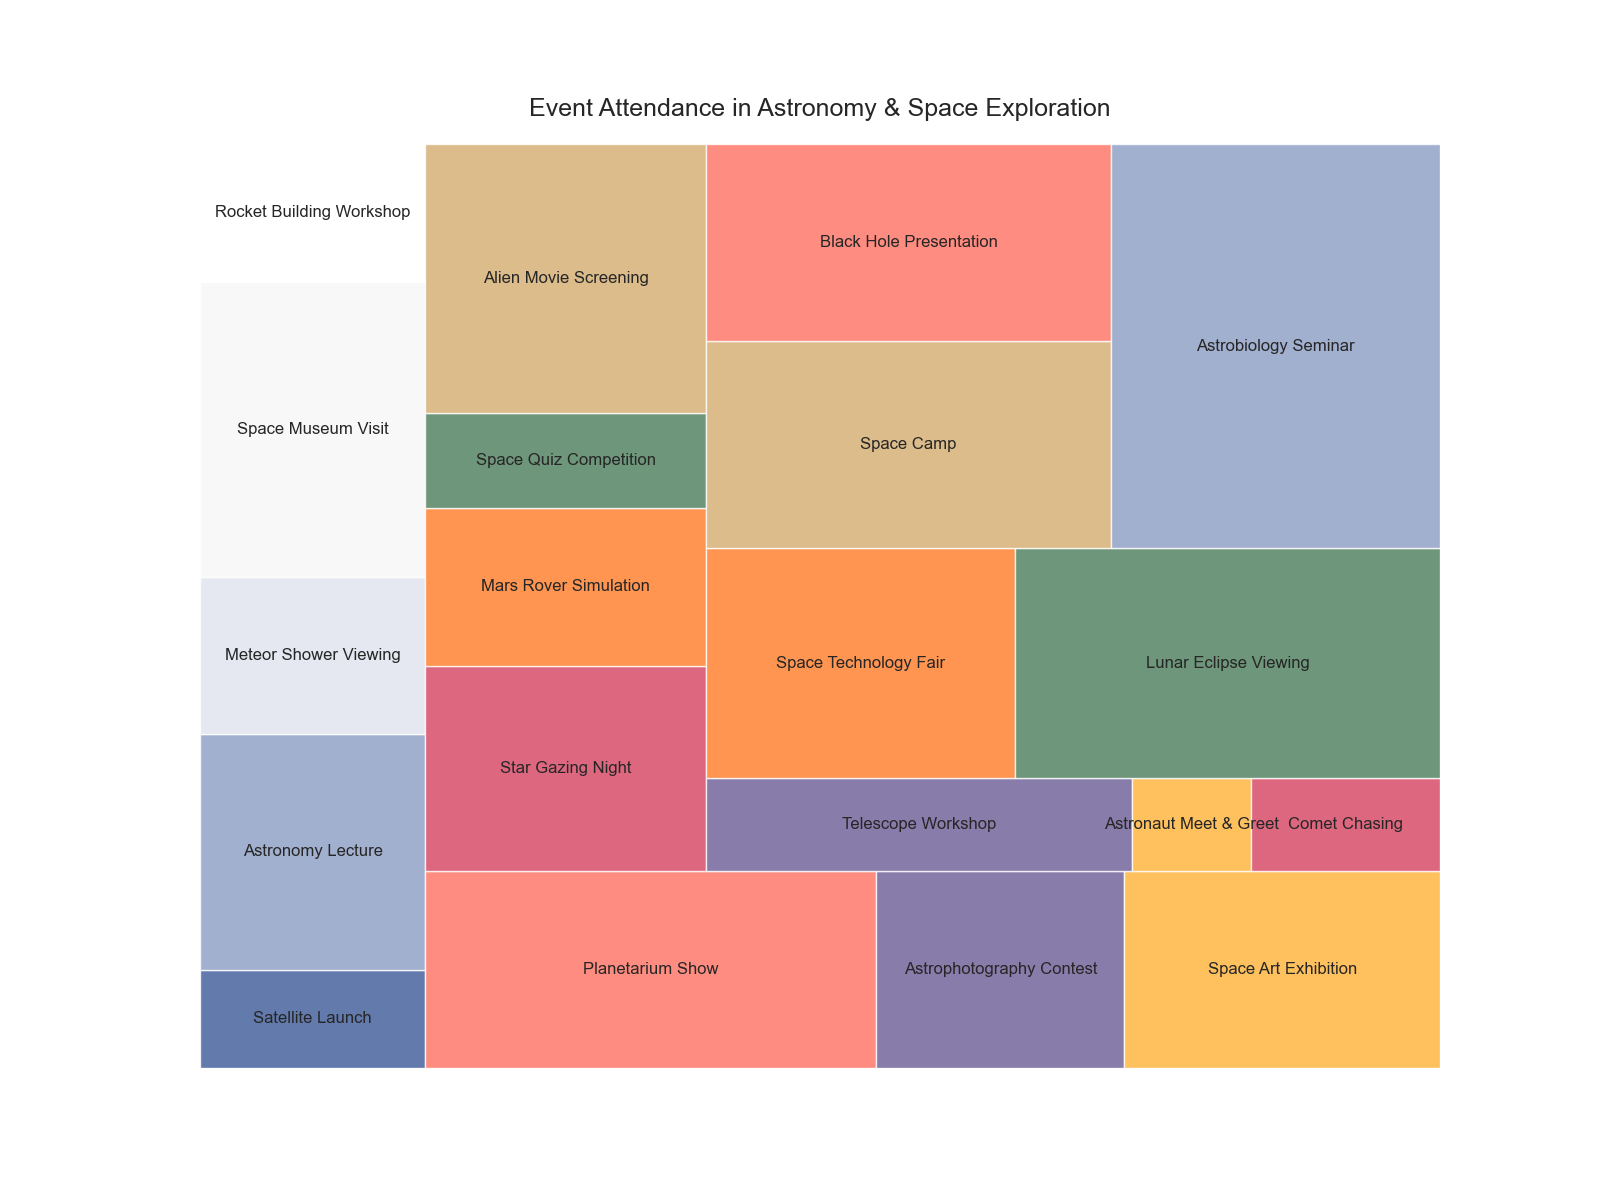

This figure's Python source:

import matplotlib.pyplot as plt
import pandas as pd
import squarify

data = {
    'Event': ['Satellite Launch', 'Astronomy Lecture', 'Meteor Shower Viewing', 'Space Museum Visit', 'Rocket Building Workshop',
              'Planetarium Show', 'Astrophotography Contest', 'Space Art Exhibition', 'Star Gazing Night', 'Mars Rover Simulation',
              'Space Quiz Competition', 'Alien Movie Screening', 'Telescope Workshop', 'Astronaut Meet & Greet', 'Comet Chasing',
              'Space Technology Fair', 'Lunar Eclipse Viewing', 'Space Camp', 'Black Hole Presentation', 'Astrobiology Seminar'],
    'Attendance': [5000, 12000, 8000, 15000, 7000, 
                   20000, 11000, 14000, 13000, 10000,
                   6000, 17000, 9000, 2500, 4000,
                   16000, 22000, 19000, 18000, 30000]
}

df = pd.DataFrame(data)

plt.figure(figsize=(16,12))

colors = ['#3b5998', '#8b9dc3', '#dfe3ee', '#f7f7f7', '#ffffff', 
          '#ff6f61', '#6b5b95', '#feb236', '#d64161', '#ff7b25',
          '#4a7c59', '#d4ac6e', '#6b5b95', '#feb236', '#d64161',
          '#ff7b25', '#4a7c59', '#d4ac6e', '#ff6f61', '#8b9dc3']

squarify.plot(sizes=df['Attendance'], label=df['Event'], color=colors, alpha=0.8)

plt.title('Event Attendance in Astronomy & Space Exploration', fontsize=18, pad=20)
plt.axis('off')

plt.show()
